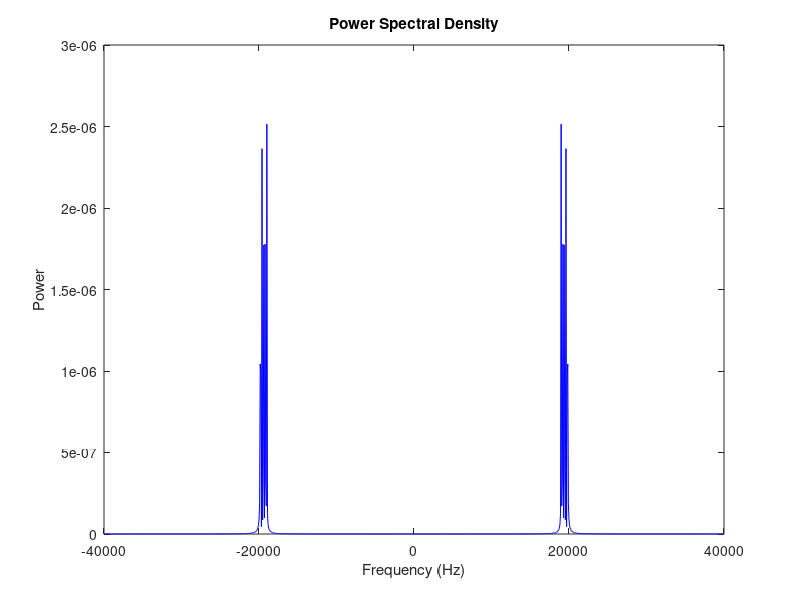

MATLAB code to generate this figure:
amp=1;
fs=80000; % sampling frequency
duration=50;

freq = 19000;
freq1_1 = 19200;
freq1_2 = 19400;
freq1_3 = 19600;
freq1_4 = 19800;

freq2 = 20000;
freq2_1 = 20200;
freq2_2 = 20400;
freq2_3 = 20600;
freq2_4 = 20800;

values=0:1/fs:duration;

wave = amp*sin(2*pi*freq*values);
wave1_1 = amp*sin(2*pi*freq1_1*values);
wave1_2 = amp*sin(2*pi*freq1_2*values);
wave1_3 = amp*sin(2*pi*freq1_3*values);
wave1_4 = amp*sin(2*pi*freq1_4*values);

wave2 =amp*sin(2*pi*freq2*values);
wave2_1 = amp*sin(2*pi*freq2_1*values);
wave2_2 = amp*sin(2*pi*freq2_2*values);
wave2_3 = amp*sin(2*pi*freq2_3*values);
wave2_4 = amp*sin(2*pi*freq2_4*values);

wave1_sum = wave + wave1_1 + wave1_2 + wave1_3 + wave1_4;
wave2_sum = wave2 + wave2_1 + wave2_2 + wave2_3 + wave2_4;

wave1_sum = wave1_sum/max(abs(wave1_sum));
wave2_sum = wave2_sum/max(abs(wave2_sum));

Out = [zeros(size(values)); wave1_sum]';
Out2 = [wave2_sum; zeros(size(values))]';

combined = [wave1_sum(:), wave2_sum(:)];
%audiowrite('20KHz5tone.wav',Out2,fs);
%audiowrite('19KHz5tone.wav',wave1_sum,fs);
audiowrite('19k_20k_10tone.wav', combined, fs);

%sound(combined, fs);
sound(wave1_sum, fs);
%sound(Out2, fs);

NFFT=1024;
L=length(wave1_sum);         
X=fftshift(fft(wave1_sum,NFFT));         
Px=X.*conj(X)/(NFFT*L); %Power of each freq components       
fVals=fs*(-NFFT/2:NFFT/2-1)/NFFT;        
plot(fVals,Px,'b');      
title('Power Spectral Density');         
xlabel('Frequency (Hz)')         
ylabel('Power');
